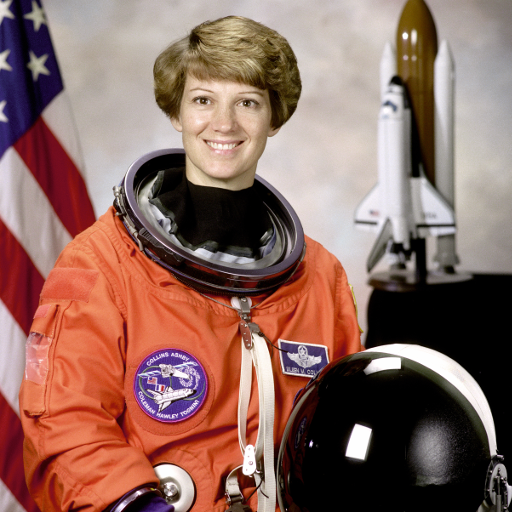
#> input picture skimage.data.astronaut(), 512 x 512 px
$ python -i 05170000006_EGE_DOGAN_DURSUN_ODEV1.py   (imports and definitions only)   (older library calls are emulated)
#> lines starting #> are read from the running program, lines starting #| are printed output that depends on the picture
 #!/usr/bin/env python3
# -*- coding: utf-8 -*-

"""
EGE DOĞAN DURSUN
05170000006
EGE ÜNİVERSİTESİ
MÜHENDİSLİK FAKÜLTESİ
BİLGİSAYAR MÜHENDİSLİĞİ BÖLÜMÜ
2020-2021 ÖĞRETİM YILI / GÜZ DÖNEMİ

GÖRÜNTÜ İŞLEME DERSİ
PROJE - 1
"""

#Import necessary libraries
import scipy
from tkinter import *
from tkinter import filedialog
from PIL import ImageTk, Image, ImageFilter, ImageOps, ImageEnhance
from skimage.transform import swirl
from skimage import *
from skimage import morphology
import copy
import numpy as np
from skimage.filters import gaussian
from skimage.segmentation import active_contour
import matplotlib.pyplot as plt
from skimage.color import rgb2gray

#Create a window for the application and set the default resolution
# [3 lines not run here, left out]


#LOAD IMAGE
# [234 lines left out: functions btn_load_clicked, btn_save_clicked, btn_filter_blur, btn_filter_contour, btn_filter_detail, btn_filter_edge_enhance and 10 more, not called in this run]


#SHOW HISTOGRAM
class MyDialog3:
    # [10 lines left out: function __init__, not called in this run]


    def send(self):
        self.top.destroy()

# [37 lines left out: functions btn_show_histogram, btn_equalize, not called in this run]


#RESCALE INTENSITY
class MyDialog2:
    # [34 lines left out: functions __init__, send, btn_rescale_intensity, not called in this run]

#RESIZE
class MyDialog:
    # [40 lines left out: functions __init__, send, btn_resize, not called in this run]


#CROP
class MyDialog4:
    # [104 lines left out: functions __init__, send, btn_crop, btn_swirl, btn_super_filter, not called in this run]

#ACTIVE CONTOUR
def btn_active_contour():
    """
    global IMAGE

    img = img_as_float(IMAGE)
    """

    split_version = scipy.__version__.split('.')
    if not(split_version[-1].isdigit()):
            split_version.pop()
    scipy_version = list(map(int, split_version))
    new_scipy = scipy_version[0] > 0 or \
                (scipy_version[0] == 0 and scipy_version[1] >= 14)

    img = data.astronaut()
#> img is the input picture: shape (512, 512, 3); mean R, G, B 141.6, 105.8, 96.5
    img = rgb2gray(img)
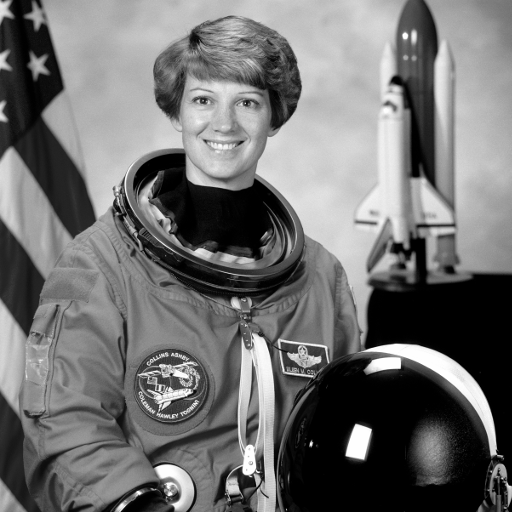
#> img: shape (512, 512) float64; min 0, max 1, mean 0.442

    s = np.linspace(0, 2*np.pi, 400)
    x = 220 + 100*np.cos(s)
    y = 100 + 100*np.sin(s)
    init = np.array([x, y]).T

    if not new_scipy:
        print('Old version!')

    if new_scipy:
        snake = active_contour(gaussian(img, 3),
                               init, alpha=0.015, beta=50, gamma=0.001)
#> snake = 400 pairs, first value 150 to 268.9, second value 34.3 to 185.7

    fig = plt.figure(figsize=(7, 7))
    ax = fig.add_subplot(111)
    plt.gray()
    ax.imshow(img)
    ax.plot(init[:, 0], init[:, 1], '--r', lw=3)
    ax.plot(snake[:, 0], snake[:, 1], '-b', lw=3)
    ax.set_xticks([]), ax.set_yticks([])
    ax.axis([0, img.shape[1], img.shape[0], 0])

    plt.savefig("active_contour.png")
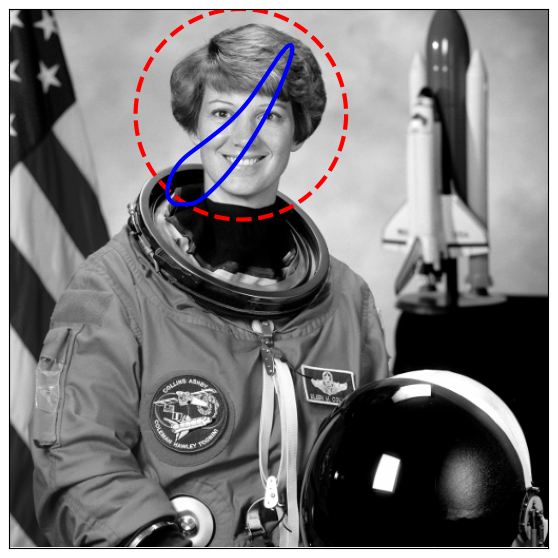
#> figure drawn by matplotlib, 1 panel

    img = Image.open("active_contour.png")
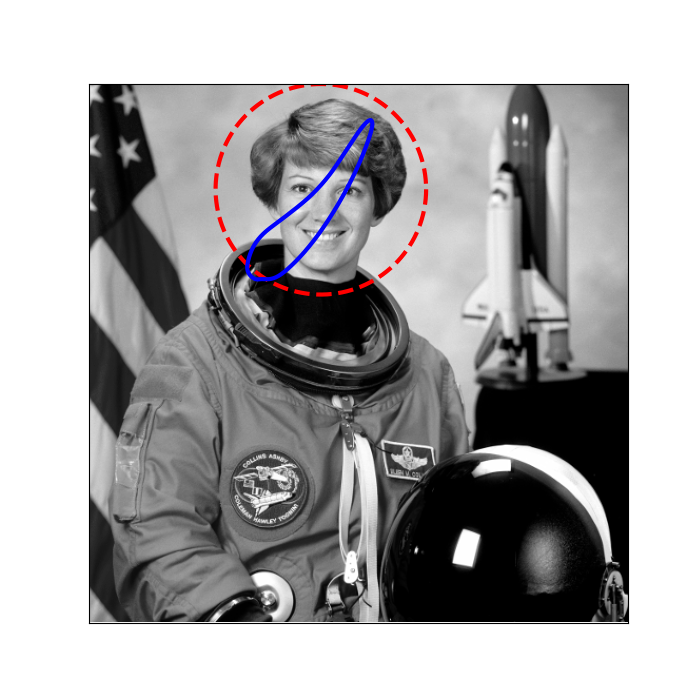
#> img: PIL image 700x700 RGBA; mean R, G, B, A 169.6, 168.6, 169.5, 255
    w, h = img.size
#> w = 700; h = 700
    img = img.resize((750, int(750*h/w)), Image.ANTIALIAS)
#> img: PIL image 750x750 RGBA
    img = ImageTk.PhotoImage(img)
    global panel
#> (the run stopped early here; a loop or call above may not have finished)
